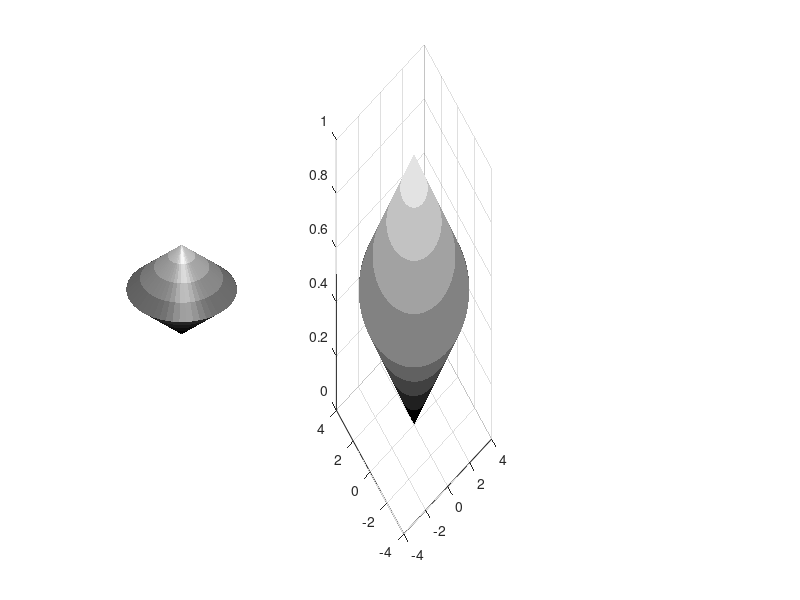

Write MATLAB code to recreate this figure. (Note: this script raises an error after producing the figure.)
[xx, yy, zz] = cylinder([0 1 2 3 4 3 2 1 0],50); 
subplot(1,3,1); surf(xx,yy,zz); colormap(gray); 
shading flat; axis off; campos(campos+1);camlight local
subplot(1,3,2); surf(xx,yy,zz); colormap(gray); shading flat; 
camproj perspective; axis off; campos(campos+1);camlight local
subplot(1,3,3);surf(xx,yy,zz); colormap(gray);
camproj perspective; axis off; camlight infinite; 
shading interp; campos(campos+1)
